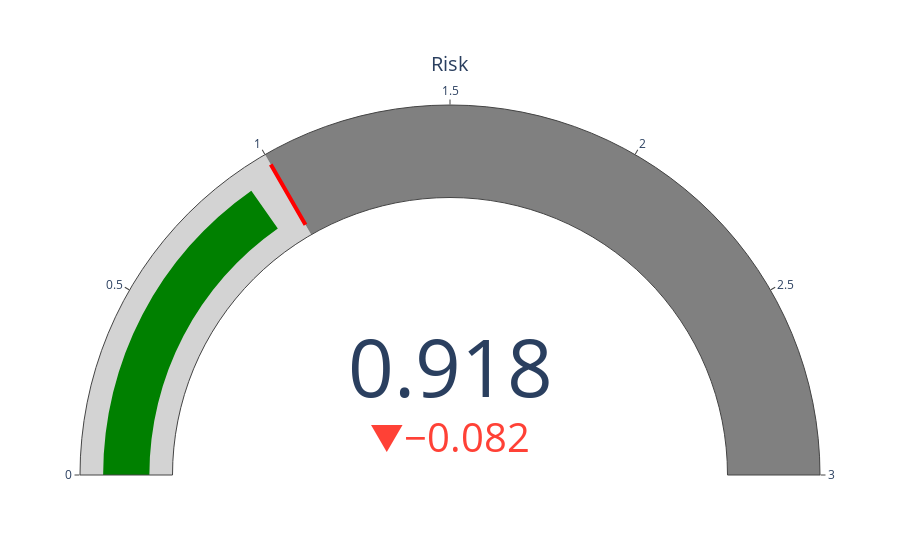

Notebook code cell kept with this figure:
### Markdown cell above
# Overall Beta Plot

### Code cell
fig = go.Figure(go.Indicator(
    domain = {'x': [0, 1], 'y': [0, 1]},
    value = 0.9176,
    mode = "gauge+number+delta",
    title = {'text': "Risk"},
    delta = {'reference': 1},
    gauge = {'axis': {'range': [0, 3]},
             'steps' : [
                 {'range': [0, 1], 'color': "lightgray"},
                 {'range': [1, 3], 'color': "gray"}],
             'threshold' : {'line': {'color': "red", 'width': 4}, 'thickness': 0.75, 'value': 1.0}}))

plotly.offline.iplot(fig, filename='jupyter-parametric_plot')

### Figure 1 — Plotly figure (JSON) as saved in the notebook; plotly's stock layout.template omitted (floating-point values rounded to 4 significant figures)
{"data": [{"delta": {"reference": 1}, "domain": {"x": [0, 1], "y": [0, 1]}, "gauge": {"axis": {"range": [0, 3]}, "steps": [{"color": "lightgray", "range": [0, 1]}, {"color": "gray", "range": [1, 3]}], "threshold": {"line": {"color": "red", "width": 4}, "thickness": 0.75, "value": 1}}, "mode": "gauge+number+delta", "title": {"text": "Risk"}, "type": "indicator", "value": 0.9176}], "layout": {}}
